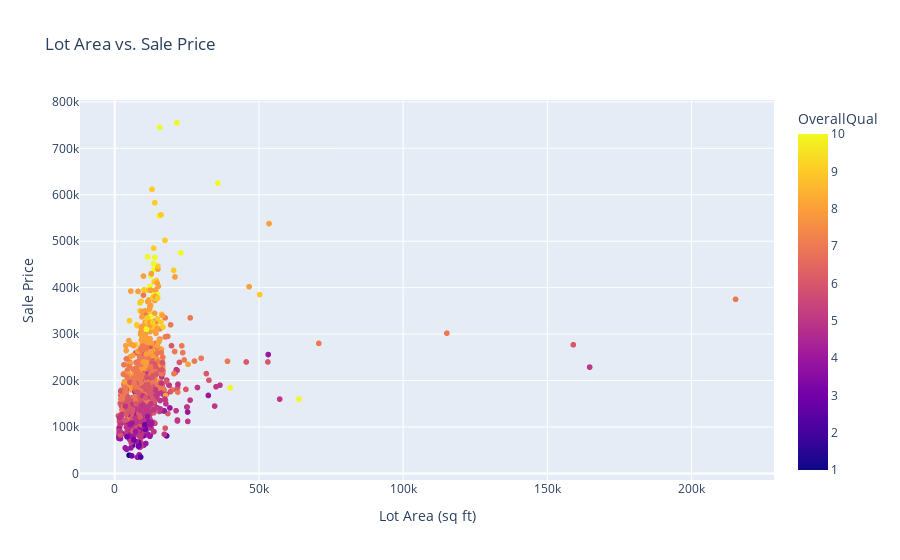

The notebook cell this image was saved under:
### Code cell
# Visualizations

# Sale Price Distribution
plt.figure(figsize=(10, 6))
plt.hist(df['SalePrice'], bins=50, color='skyblue', edgecolor='black')
plt.title('Distribution of Sale Prices')
plt.xlabel('Sale Price')
plt.ylabel('Frequency')
plt.savefig('matplotlib_sale_price_distribution.png')
plt.show()

# Sale Price vs. Overall Quality
plt.figure(figsize=(10, 6))
sns.boxplot(x='OverallQual', y='SalePrice', data=df, palette='muted')
plt.title('Sale Price vs. Overall Quality')
plt.xlabel('Overall Quality')
plt.ylabel('Sale Price')
plt.savefig('seaborn_sale_price_vs_quality.png')
plt.show()

# Create a scatter plot using Plotly
fig = px.scatter(df, x='LotArea', y='SalePrice', color='OverallQual',
                 title='Lot Area vs. Sale Price',
                 labels={'LotArea': 'Lot Area (sq ft)', 'SalePrice': 'Sale Price'},
                 hover_data=['YearBuilt'])
# Display the plot
fig.show()
# Save the plot as a PNG image
fig.write_image('plotly_lot_area_vs_sale_price.png')

# Compute the correlation matrix
corr_matrix = df.corr()
# Select the top features that correlate with 'SalePrice'
top_corr_features = corr_matrix['SalePrice'].abs().sort_values(ascending=False).head(11).index
print("Top correlated features with SalePrice:\n", top_corr_features)
# Create a new correlation matrix with the top features
top_corr_matrix = df[top_corr_features].corr()
# Create the heatmap
plt.figure(figsize=(11, 8))
sns.heatmap(top_corr_matrix, annot=True, cmap='coolwarm', vmin=-1, vmax=1, cbar=True, square=True, 
            linewidths=0.5, cbar_kws={"shrink": .5})
plt.title('Top Correlated Features with Sale Price', fontsize=16, pad=20)
plt.tight_layout()
# Save the plot
plt.savefig('seaborn_top_corr_heatmap.png')
# Display the plot
plt.show()

### Figure 1 — Plotly figure (JSON) as saved in the notebook; plotly's stock layout.template omitted (floating-point values rounded to 4 significant figures; data arrays with more than 128 entries replaced by an {"elided": "..."} marker saying what was removed)
{"data": [{"customdata": {"elided": "1460x1 int values"}, "hovertemplate": "Lot Area (sq ft)=%{x}<br>Sale Price=%{y}<br>YearBuilt=%{customdata[0]}<br>OverallQual=%{marker.color}<extra></extra>", "legendgroup": "", "marker": {"color": {"elided": "1460 int values"}, "coloraxis": "coloraxis", "symbol": "circle"}, "mode": "markers", "name": "", "showlegend": false, "type": "scattergl", "x": {"elided": "1460 int values"}, "xaxis": "x", "y": {"elided": "1460 int values"}, "yaxis": "y"}], "layout": {"autosize": true, "coloraxis": {"colorbar": {"title": {"text": "OverallQual"}}, "colorscale": [[0, "#0d0887"], [0.1111, "#46039f"], [0.2222, "#7201a8"], [0.3333, "#9c179e"], [0.4444, "#bd3786"], [0.5556, "#d8576b"], [0.6667, "#ed7953"], [0.7778, "#fb9f3a"], [0.8889, "#fdca26"], [1, "#f0f921"]]}, "legend": {"tracegroupgap": 0}, "title": {"text": "Lot Area vs. Sale Price"}, "xaxis": {"anchor": "y", "autorange": true, "domain": [0, 1], "range": [-11690.0, 228200.0], "title": {"text": "Lot Area (sq ft)"}, "type": "linear"}, "yaxis": {"anchor": "x", "autorange": true, "domain": [0, 1], "range": [-24530.0, 814400.0], "title": {"text": "Sale Price"}, "type": "linear"}}}
